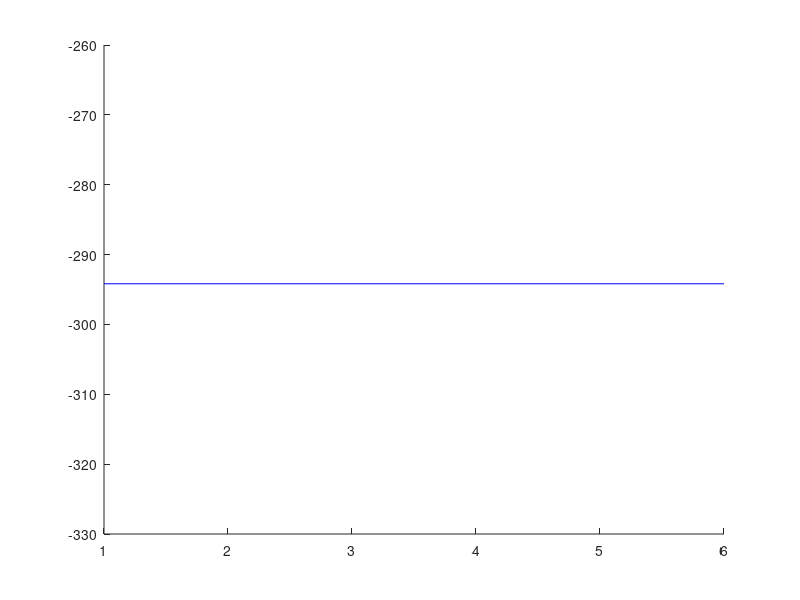

Here is the MATLAB script that generated this plot: (Note: this script raises an error after producing the figure.)
figure();
hold on
m_values=[1,2,3,4,5,6];
%nll = -2029.864; % mauna full GP
%nll = 83.864; % solar full GP
%nll = 248.82; % concrete full GP
%ne = -89.3388; % solar full GP
%ne = 2002.6; % mauna full GP
ne = -294.1799; % concrete full GP
plot(m_values,ne*ones(size(m_values)),'b');
scatter(reshape(repmat(m_values,10,1),60,1),reshape(lb_table,60,1),'gx');
plot(m_values,max(lb_table),'g');
scatter(reshape(repmat(m_values,10,1),60,1),reshape(approx_ub_table,60,1),'rx');
plot(m_values,max(approx_ub_table),'r');
%plot(m_values,max(ub_fic_table));
%plot(m_values,max(ub_pic_table));
set(gca,'XTick',[1 2 3 4 5 6]);
set(gca,'XTickLabel',[10 20 40 80 160 320]);
legend('fullGP','VAR LB','highest LB','UB', 'highest UB')
ylabel('negative energy')
xlabel('m')
hold off
saveas(gcf,'plots/approx_ub_concrete.fig')

for idx=1:length(kernel_dict)
    keys = kernel_dict.keys; key = keys{idx};
    val = kernel_dict(key);
    lb_vector = val{1};
    gp_ne = val{7};
    fprintf([key ' has gp_ne = %4.3f, lb = %4.3f \n'],gp_ne,lb_vector(6));
end